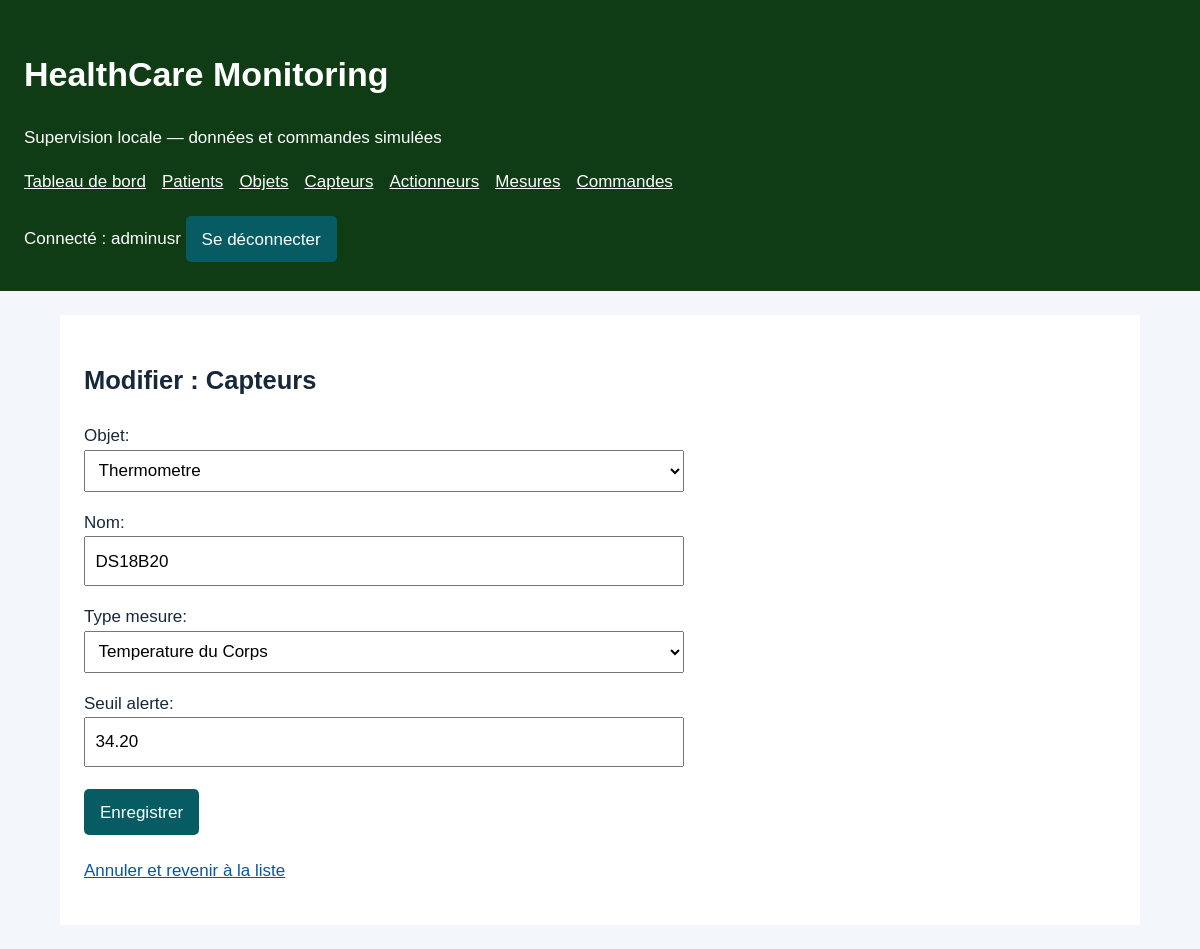
/HealthCare/capteurs/2/modifier/ (signed in), run on the app's committed database.
### HealthcareProject/models.py (models this page shows, shortened)
class Capteur(models.Model):
    TYPES = [('heart', 'Rythme Cardiaque'), ('body_temp', 'Temperature du Corps')]
    objet = models.ForeignKey(Objet, on_delete=models.PROTECT, related_name='capteurs')
    nom = models.CharField(max_length=80, unique=True)
    type_mesure = models.CharField(max_length=20, choices=TYPES)
    seuil_alerte = models.DecimalField(max_digits=7, decimal_places=2)
    class Meta:
        ordering = ['nom']

class Objet(models.Model):
    patient = models.ForeignKey(Patient, on_delete=models.PROTECT, related_name='objets')
    nom = models.CharField(max_length=80, unique=True)
    emplacement = models.CharField(max_length=120)
    description = models.TextField(blank=True)
    actif = models.BooleanField(default=True)
    class Meta:
        ordering = ['nom']
    def __str__(self):
        return self.nom

### HealthcareProject/views.py (the view)
# urls.py: path('HealthCare/<str:type_element>/<int:pk>/modifier/', views.editer, name='modifier'),
@login_required
def editer(request, type_element, pk=None):
    model, form_class, titre = configuration(type_element)
    element = get_object_or_404(model, pk=pk) if pk is not None else None
    form = form_class(request.POST if request.method == 'POST' else None, instance=element)
    if request.method == 'POST' and form.is_valid():
        element = form.save()
        messages.success(request, 'Enregistrement réussi.')
        return redirect('fiche', type_element=type_element, pk=element.pk)
    return render(request, 'HealthcareProject/formulaire.html', {
        'form': form, 'titre': ('Modifier : ' if element else 'Ajouter : ') + titre,
        'retour': '/HealthcareProject/' + type_element + '/',
    })

### HealthcareProject/forms.py
class CapteurForm(forms.ModelForm):
    class Meta:
        model = Capteur
        fields = ['objet', 'nom', 'type_mesure', 'seuil_alerte']

### HealthcareProject/views.py (called while the page is built)
def configuration(type_element):
    if type_element not in CATALOGUE:
        raise Http404('Type inconnu')
    return CATALOGUE[type_element]

### HealthcareProject/templates/HealthcareProject/formulaire.html (shortened to what this page needs)
{% extends 'base.html' %}
{% block contenu %}
<h2>{{ titre }}</h2>
<form method="post">
    {{ form.as_p }}
    <button>Enregistrer</button>
</form>
<p><a href="{{ retour }}">Annuler et revenir à la liste</a></p>
{% endblock %}

### HealthcareProject/templates/base.html (shortened to what this page needs)
{% load static %}
<!doctype html>
<html lang="fr">
    <head>
    <link rel="stylesheet" href="{% static 'style.css' %}">
    </head>
    <body>
        <header>
            <h1>HealthCare Monitoring</h1>
            <p>Supervision locale — données et commandes simulées</p>
            {% if user.is_authenticated %}
            <nav aria-label="Navigation principale">
                <a href="{% url 'tableau' %}">Tableau de bord</a>
                <a href="{% url 'liste' 'patients' %}">Patients</a>
                <a href="{% url 'liste' 'objets' %}">Objets</a>
                <a href="{% url 'liste' 'capteurs' %}">Capteurs</a>
                <a href="{% url 'liste' 'actionneurs' %}">Actionneurs</a>
                <a href="{% url 'mesures' %}">Mesures</a>
                <a href="{% url 'journal' %}">Commandes</a>
            </nav>
                <form method="post" action="{% url 'logout' %}">
                <span>Connecté : {{ user.username }}</span>
                <button>Se déconnecter</button>
            </form>
            {% endif %}
        </header>
        <main>
            {% block contenu %}{% endblock %}
        </main>
    </body>
</html>

### HealthcareProject/static/style.css (style rules this page uses)
* { box-sizing: border-box; }
body { margin: 0; background: #f3f6fa; color: #18283b; font: 17px/1.6 Arial, sans-serif; }
header { background: #0f3c15; color: white; padding: 1.5rem; }
header a { color: #fff; }
nav { display: flex; flex-wrap: wrap; gap: 1rem; margin-bottom: 1rem; }
main { max-width: 1080px; margin: 1.5rem auto; padding: 1.5rem; background: white; }
a { color: #0657a3; }
input, select, textarea { display: block; width: 100%; max-width: 600px; padding: .6rem; font: inherit; }
button { background: #075c64; color: white; padding: .6rem 1rem; border: 0; border-radius: 5px; font: inherit; cursor: pointer; margin: .3rem 0; }

### data on the page
Capteur: objet "Thermometre", type_mesure "Temperature du Corps", seuil_alerte "34.20"
Objet: nom "DS18B20"

### other printed values
{{ user.username }} "adminusr"
{{ titre }} "Modifier : Capteurs"
